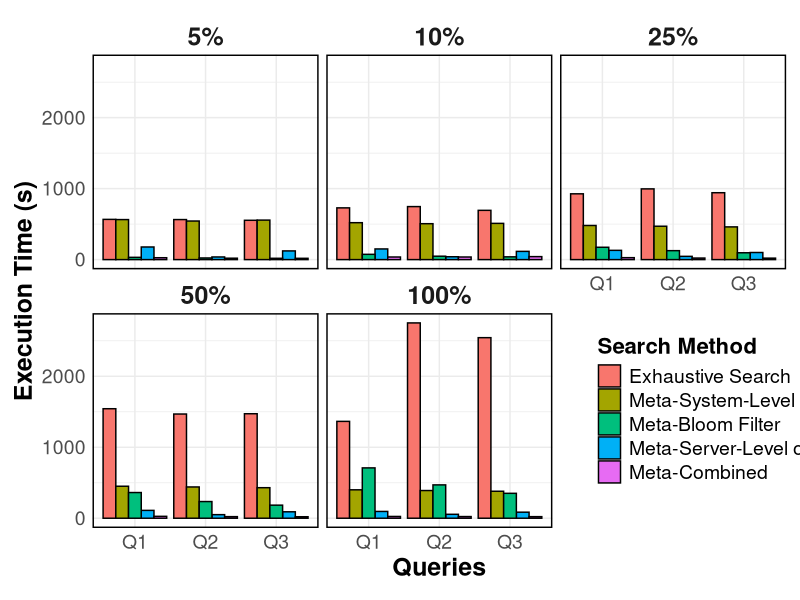

Source code (R):
# Load necessary libraries
library(ggplot2)
library(dplyr)
library(tidyr)

# Define access levels
access_levels <- c("5%", "10%", "25%", "50%", "100%")

# Define search methods
search_methods <- c("Exhaustive Search", "Meta-System-Level only", "Meta-Server-Level only", "Meta-Combined", "Meta-Bloom Filter")

# Sample execution times for each method and access level
set.seed(123)
execution_times <- data.frame(
  AccessLevel = rep(access_levels, each = length(search_methods) * 3), # 3 queries per method
  QuerySize = rep(c("Q1", "Q2", "Q3"), times = length(access_levels) * length(search_methods)),
  ExecutionTime = c(
    # Data for Access Level 5%
    566.70, 564.02, 553.83,  # Exhaustive
    563.79, 543.50, 556.45,  # Meta-System-Level only
    177.70, 37.26, 122.43,   # Meta-Bloom Filter
    26.55, 19.77, 18.14,     # Meta-Server-Level only >>>>>>>>>>>>>>>>>>.>>>>>>>>>>>>>>>>>>>>>>>...
    31.92, 23.19, 18.43,     # Meta-Combined 
    
    # Data for Access Level 10% (Replace with actual data)
    728.87248, 746.75224, 693.92985,  # Exhaustive
    520.12, 505.89, 510.34,  # Meta-System-Level only
    150.23, 40.12, 115.87,   # Meta-Bloom Filter
    36.60066, 36.60066, 41.96217,     # Meta-Server-Level only
    74.31134, 47.81873, 39.02741,     # Meta-Combined
    
    # Data for Access Level 25% (Replace with actual data)
    926.76629, 996.25702, 942.21388,  # Exhaustive
    480.56, 470.23, 460.90,  # Meta-System-Level only
    130.45, 45.76, 100.12,   # Meta-Bloom Filter
    27.34, 21.78, 20.56,     # Meta-Server-Level only
    173.80805, 126.0166, 96.32103,     # Meta-Combined
    
    # Data for Access Level 50% (Replace with actual data)
    1542.7326, 1467.97753, 1472.06777,  # Exhaustive
    450.78, 440.56, 430.23,  # Meta-System-Level only
    110.56, 50.45, 90.67,    # Meta-Bloom Filter
    26.78, 22.45, 21.12,     # Meta-Server-Level only
    362.00407, 234.95416, 184.25113,     # Meta-Combined
    
    # Data for Access Level 100% (Replace with actual data)
    1364.48379, 2751.51943, 2543.80241,  # Exhaustive
    400.45, 390.23, 380.12,  # Meta-System-Level only
    95.67, 55.34, 85.23,     # Meta-Bloom Filter
    25.12, 23.56, 22.34,     # Meta-Server-Level only
    709.29884, 469.78311, 350.91208      # Meta-Combined
  ),
  Method = rep(search_methods, each = 3, times = length(access_levels))
)

# Reorder AccessLevel to make "5%" first
execution_times$AccessLevel <- factor(execution_times$AccessLevel, levels = c("5%", "10%", "25%", "50%", "100%"))

# Ensure method order is consistent across charts
execution_times$Method <- factor(execution_times$Method, levels = c("Exhaustive Search", "Meta-System-Level only", "Meta-Bloom Filter", "Meta-Server-Level only", "Meta-Combined"))

# Generate separate charts for each access level
ggplot(execution_times, aes(x = QuerySize, y = ExecutionTime, fill = Method)) +
  geom_bar(stat = "identity", position = "dodge", color = "black") +
  facet_wrap(~ AccessLevel) +  # Separate chart per access level
  labs(
    x = "Queries",
    y = "Execution Time (s)",
    fill = "Search Method"
  ) +
  scale_x_discrete() +  # Ensure X-axis labels appear for all charts
  theme_minimal() +
  theme(
    panel.border = element_rect(color = "black", fill = NA, size = 1),
    text = element_text(size = 18),  # Increase overall text size
    axis.text = element_text(size = 14),  # Increase axis tick labels size
    axis.title = element_text(size = 18, face = "bold"),  # Increase axis title size
    legend.title = element_text(size = 16, face = "bold"),  # Increase legend title size
    legend.text = element_text(size = 14),  # Increase legend text size
    legend.position = c(0.90, 0.25),
    plot.margin = margin(10, 10, 10, 10),  # Increased bottom margin for x-axis labels
    strip.text = element_text(size = 18, face = "bold"),  # Increase facet label size
    aspect.ratio = 0.95,
  )
